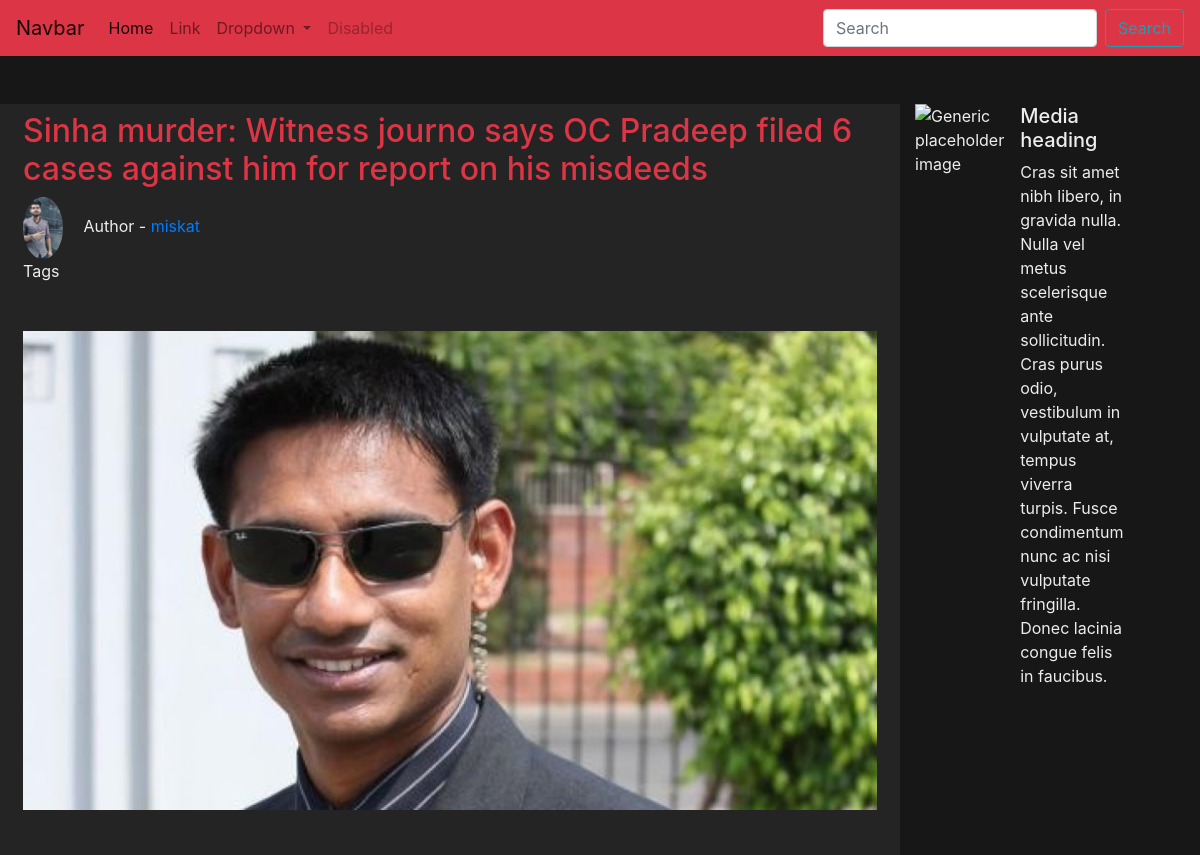
Page /news/1 (upper part) on the earlier database version.
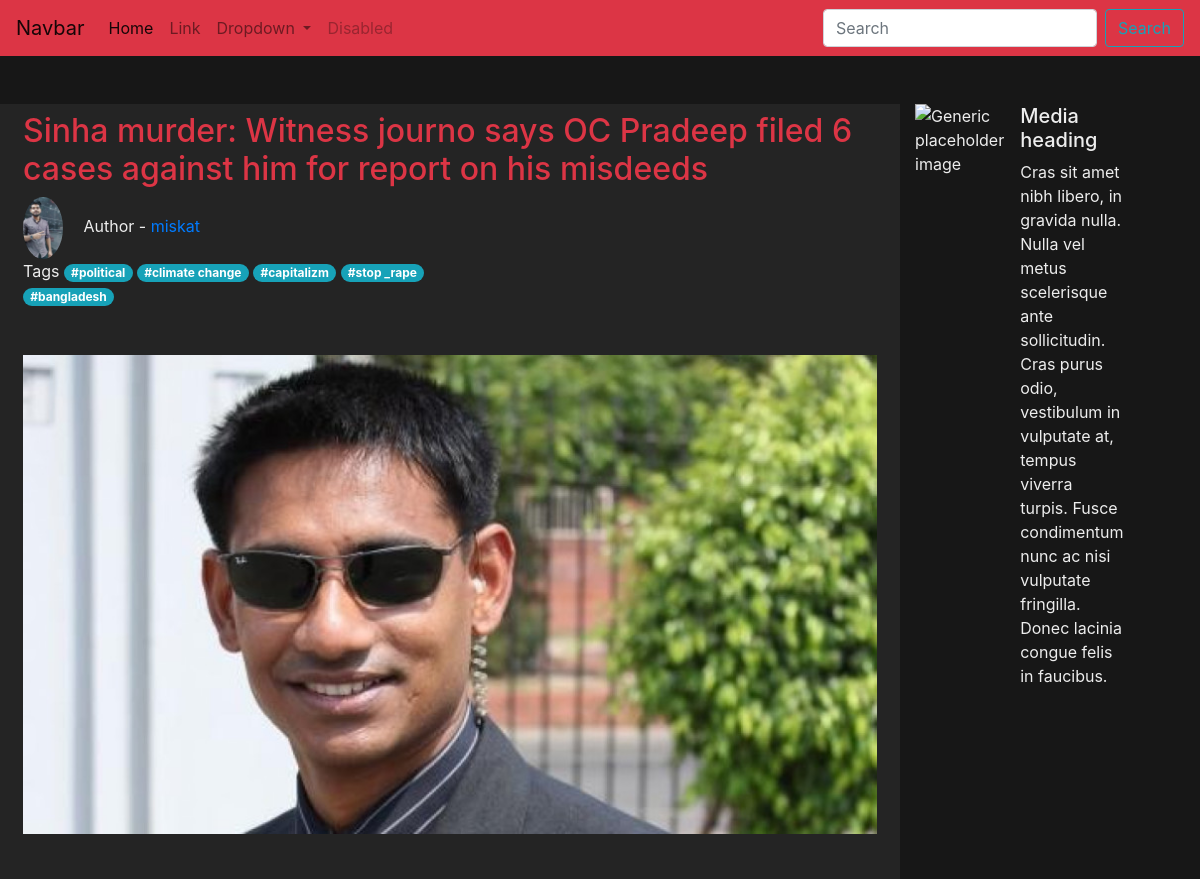
Same page on the later database version.
### blogs/models.py (models this page shows)
class Tag(models.Model):
    name = models.CharField(max_length=100, blank=True, null=True)
    def __str__(self):
        return self.name

### blogs/views.py (the view)
# urls.py: path('news/<int:pk>', views.home2, name='news')
def home2(request, pk):
    current_blog = Blog.objects.get(id=pk)
    tag = current_blog.tags.all()
    tags = []
    for i in range(len(tag)):
        tags.append(tag[i])
    context = {
        'current': current_blog,
        'tags': tags
    }
    return render(request, 'blogs/single_blog_page.html', context)

### templates/blogs/single_blog_page.html (shortened to what this page needs)
{% load static %}
<!DOCTYPE html>
<html lang="en">
<head>
    <link
            rel="stylesheet"
            href="https://stackpath.bootstrapcdn.com/bootstrap/4.1.1/css/bootstrap.min.css"
    />
    <link
            rel="stylesheet"
            href="https://use.fontawesome.com/releases/v5.15.3/css/all.css"
    />
    <link rel="stylesheet" href="{% static 'css/style2.css' %}"/>
</head>
<body>
{% include 'blogs/navbar.html' %}
<main class="container-fluid my-5">
    <div class="row">
        <div class="col-9 main1">
            <div class="d-flex flex-column">
                <div class="p-2">
                    <h2 class="text-danger">
                        {{ current.title }}
                    </h2>
                    <img
                            class="mr-3 rounded-circle"
                            src="{% get_media_prefix %}{{ current.author.author_img }}"
                            width="40"
                            alt="Generic placeholder image"
                    />
                    <p class="d-inline">Author - <a href="">{{ current.author.name }}</a></p>
                    <div class="tag">
                        <span>Tags</span>
                    {% for tag in tags %}
                        <span class="badge badge-pill badge-info">#{{ tag }}</span>
                    {% endfor %}
                    </div>
                    <img src="{% get_media_prefix %}{{ current.img }}" class="img-fluid my-5" alt="Responsive image">
                </div>
            </div>
        </div>
        <div class="col-2">
            <div class="media">
                <img class="mr-3" src="..." alt="Generic placeholder image"/>
                <div class="media-body">
                    <h5 class="mt-0">Media heading</h5>
                    Cras sit amet nibh libero, in gravida nulla. Nulla vel metus
                    scelerisque ante sollicitudin. Cras purus odio, vestibulum in
                    vulputate at, tempus viverra turpis. Fusce condimentum nunc ac
                    nisi vulputate fringilla. Donec lacinia congue felis in faucibus.
                </div>
            </div>
        </div>
    </div>
</main>
</body>
</html>

Differences in the rows shown:
added Tag: name "political"
added Tag: name "climate change"
added Tag: name "capitalizm"
added Tag: name "stop _rape"
added Tag: name "bangladesh"
